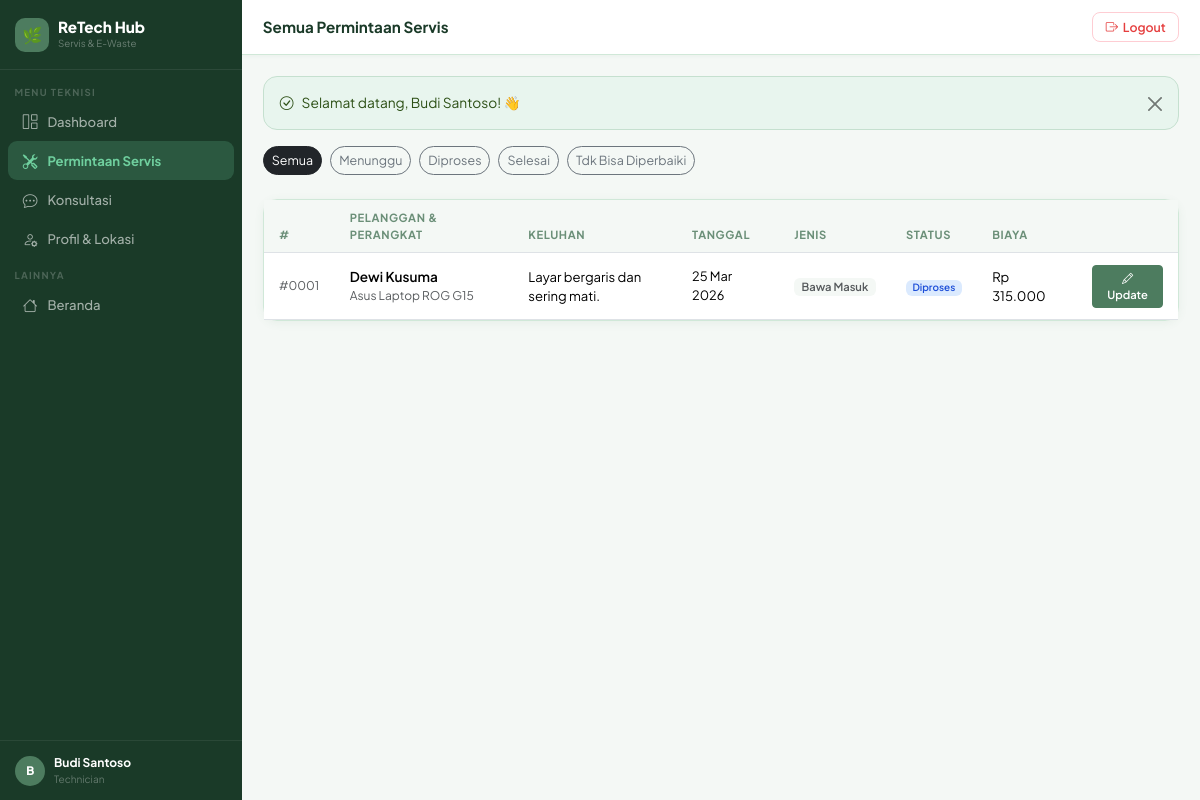
Page /technician/services.php (signed in) on the committed database.
### tables this page shows
CREATE TABLE IF NOT EXISTS users (
    id INT AUTO_INCREMENT PRIMARY KEY,
    name VARCHAR(255) NOT NULL,
    email VARCHAR(255) UNIQUE NOT NULL,
    password VARCHAR(255) NOT NULL,
    role ENUM('user','technician','admin') DEFAULT 'user',
    phone VARCHAR(20) NULL,
    address TEXT NULL,
    latitude DECIMAL(10,7) NULL,    
    longitude DECIMAL(10,7) NULL,
    created_at TIMESTAMP DEFAULT CURRENT_TIMESTAMP,
    updated_at TIMESTAMP DEFAULT CURRENT_TIMESTAMP ON UPDATE CURRENT_TIMESTAMP
);

CREATE TABLE IF NOT EXISTS service_requests (
    id INT AUTO_INCREMENT PRIMARY KEY,
    device_id INT NOT NULL,
    technician_id INT NULL,
    complaint TEXT NOT NULL,
    diagnosis TEXT NULL,
    service_date DATE NOT NULL,
    service_type ENUM('home_visit','bring_in') DEFAULT 'bring_in',
    status ENUM('menunggu','diproses','selesai','tidak_bisa_diperbaiki') DEFAULT 'menunggu',
     
    customer_address TEXT NULL,            
    customer_lat DECIMAL(10,7) NULL,
    customer_lng DECIMAL(10,7) NULL,
    distance_km DECIMAL(6,2) NULL,         
     
    service_cost DECIMAL(10,2) NULL,       
    transport_fee DECIMAL(10,2) DEFAULT 0, 
    app_fee DECIMAL(10,2) DEFAULT 0,       
    total_cost DECIMAL(10,2) NULL,         
    cost DECIMAL(10,2) NULL,               
    notes TEXT NULL,
    payment_method VARCHAR(50) DEFAULT 'COD',
     
    warranty_days INT DEFAULT 0,
    warranty_notes VARCHAR(255) NULL,
    warranty_until DATE NULL,
     
    rating_by_user TINYINT NULL,
    rating_note VARCHAR(255) NULL,
    created_at TIMESTAMP DEFAULT CURRENT_TIMESTAMP,
    updated_at TIMESTAMP DEFAULT CURRENT_TIMESTAMP ON UPDATE CURRENT_TIMESTAMP,
    FOREIGN KEY (device_id) REFERENCES devices(id) ON DELETE CASCADE,
    FOREIGN KEY (technician_id) REFERENCES technicians(id) ON DELETE SET NULL
);

CREATE TABLE IF NOT EXISTS devices (
    id INT AUTO_INCREMENT PRIMARY KEY,
    user_id INT NOT NULL,
    device_name VARCHAR(255) NOT NULL,
    device_type VARCHAR(100) NOT NULL,
    brand VARCHAR(100) NOT NULL,
    purchase_year YEAR NULL,
    description TEXT NULL,
    created_at TIMESTAMP DEFAULT CURRENT_TIMESTAMP,
    updated_at TIMESTAMP DEFAULT CURRENT_TIMESTAMP ON UPDATE CURRENT_TIMESTAMP,
    FOREIGN KEY (user_id) REFERENCES users(id) ON DELETE CASCADE
);

### technician/services.php (the view, shortened to what this page needs)
<?php
require_once __DIR__ . '/../includes/functions.php';
require_once __DIR__ . '/../includes/layout.php';
$pdo = getDB();
$uid = $_SESSION['user_id'];
$techStmt = $pdo->prepare("SELECT id FROM technicians WHERE user_id=?");
$techStmt->execute([$uid]); $tech = $techStmt->fetch();
$tid = $tech['id'];
$filterStatus = get('status');
$where = "WHERE sr.technician_id=?";
$params = [$tid];
$stmt = $pdo->prepare("SELECT sr.*,d.device_name,d.brand,u.name AS customer_name
    FROM service_requests sr
    JOIN devices d ON sr.device_id=d.id
    JOIN users u ON d.user_id=u.id
    {$where} ORDER BY sr.created_at DESC");
$stmt->execute($params);
$services = $stmt->fetchAll();
pageHeader('Permintaan Servis','Semua Permintaan Servis');
?>
<div class="d-flex gap-2 flex-wrap mb-4">
    <?php
    $statuses = ['' => 'Semua', 'menunggu' => 'Menunggu', 'diproses' => 'Diproses', 'selesai' => 'Selesai', 'tidak_bisa_diperbaiki' => 'Tdk Bisa Diperbaiki'];
    foreach ($statuses as $val => $lbl):
    ?>
    <a href="services.php<?= $val ? '?status='.$val : '' ?>"
       class="btn btn-sm <?= $filterStatus === $val ? 'btn-dark' : 'btn-outline-secondary' ?>"
       style="border-radius:50px;font-size:.78rem;">
       <?= $lbl ?>
    </a>
    <?php endforeach; ?>
</div>
<div class="card">
    <div class="table-responsive">
        <table class="table mb-0">
            <thead>
                <tr><th>#</th><th>Pelanggan & Perangkat</th><th>Keluhan</th><th>Tanggal</th><th>Jenis</th><th>Status</th><th>Biaya</th><th></th></tr>
            </thead>
            <tbody>
            <?php if(empty($services)): ?>
                <tr><td colspan="8" class="text-center py-4 text-muted">Tidak ada permintaan servis.</td></tr>
            <?php else: foreach($services as $s): ?>
                <tr>
                    <td class="text-muted" style="font-size:.75rem;">#<?= str_pad($s['id'],4,'0',STR_PAD_LEFT) ?></td>
                    <td>
                        <div style="font-weight:600;font-size:.85rem;"><?= e($s['customer_name']) ?></div>
                        <div class="text-muted" style="font-size:.75rem;"><?= e($s['brand'].' '.$s['device_name']) ?></div>
                    </td>
                    <td style="font-size:.82rem;max-width:180px;"><?= e(limitStr($s['complaint'],50)) ?></td>
                    <td style="font-size:.8rem;"><?= tglIndo($s['service_date']) ?></td>
                    <td><span class="badge bg-light text-muted" style="font-size:.7rem;"><?= $s['service_type']==='home_visit'?'Ke Rumah':'Bawa Masuk' ?></span></td>
                    <td><span class="badge bg-<?= statusBadge($s['status']) ?>"><?= statusLabel($s['status']) ?></span></td>
                    <td style="font-size:.82rem;"><?= $s['cost'] ? rupiah($s['cost']) : '-' ?></td>
                    <td>
                        <a href="update.php?id=<?= $s['id'] ?>" class="btn btn-sm btn-primary" style="font-size:.7rem;padding:.25rem .55rem;">
                            <i class="bi bi-pencil"></i> Update
                        </a>
                    </td>
                </tr>
            <?php endforeach; endif; ?>
            </tbody>
        </table>
    </div>
</div>
<?php pageFooter(); ?>

### includes/layout.php (shortened to what this page needs)
<?php
function pageHeader(string $title = 'Dashboard', string $pageTitle = ''): void {
    $user   = currentUser();
    $role   = $_SESSION['user_role'] ?? '';
    $active = $_SERVER['PHP_SELF'];
    $base   = BASE_URL;
?>
<!DOCTYPE html>
<html lang="id">
<head>
    <link href="https://cdn.jsdelivr.net/npm/bootstrap@5.3.2/dist/css/bootstrap.min.css" rel="stylesheet">
    <link href="https://cdn.jsdelivr.net/npm/bootstrap-icons@1.11.3/font/bootstrap-icons.min.css" rel="stylesheet">
</head>
<body>
<aside class="sidebar" id="sidebar">
    <div class="sb-brand">
        <div class="lbox">🌿</div>
        <div>
            <div class="bname">ReTech Hub</div>
            <div class="bsub">Servis &amp; E-Waste</div>
        </div>
    </div>
    <nav class="sb-nav">
        <?php if ($role === 'admin'): ?>
            <div class="sb-sec">Manajemen</div>
            <a href="<?= $base ?>/admin/dashboard.php" <?= str_contains($active,'admin/dashboard') ? 'class="active"' : '' ?>><i class="bi bi-grid-1x2"></i> Dashboard</a>
            <a href="<?= $base ?>/admin/users/index.php" <?= str_contains($active,'admin/users') ? 'class="active"' : '' ?>><i class="bi bi-people"></i> Kelola User</a>
            <a href="<?= $base ?>/admin/services.php" <?= str_contains($active,'admin/services') ? 'class="active"' : '' ?>><i class="bi bi-tools"></i> Semua Servis</a>
            <a href="<?= $base ?>/admin/technician_verify.php" <?= str_contains($active,'technician_verify') ? 'class="active"' : '' ?>><i class="bi bi-shield-check"></i> Verifikasi Teknisi</a>
            <a href="<?= $base ?>/admin/settings.php" <?= str_contains($active,'admin/settings') ? 'class="active"' : '' ?>><i class="bi bi-gear"></i> Pengaturan</a>
            <div class="sb-sec">Konten</div>
            <a href="<?= $base ?>/admin/ewaste/index.php" <?= str_contains($active,'admin/ewaste') ? 'class="active"' : '' ?>><i class="bi bi-recycle"></i> Lokasi E-Waste</a>
            <a href="<?= $base ?>/admin/articles/index.php" <?= str_contains($active,'admin/articles') ? 'class="active"' : '' ?>><i class="bi bi-journal-text"></i> Artikel</a>
        <?php elseif ($role === 'technician'): ?>
            <div class="sb-sec">Menu Teknisi</div>
            <a href="<?= $base ?>/technician/dashboard.php" <?= str_contains($active,'technician/dashboard') ? 'class="active"' : '' ?>><i class="bi bi-grid-1x2"></i> Dashboard</a>
            <a href="<?= $base ?>/technician/services.php" <?= str_contains($active,'technician/services') ? 'class="active"' : '' ?>><i class="bi bi-tools"></i> Permintaan Servis</a>
            <a href="<?= $base ?>/technician/chat.php" <?= str_contains($active,'technician/chat') ? 'class="active"' : '' ?>><i class="bi bi-chat-dots"></i> Konsultasi</a>
            <a href="<?= $base ?>/technician/profile.php" <?= str_contains($active,'technician/profile') ? 'class="active"' : '' ?>><i class="bi bi-person-gear"></i> Profil &amp; Lokasi</a>
        <?php endif; ?>
        <div class="sb-sec">Lainnya</div>
        <a href="<?= $base ?>/index.php"><i class="bi bi-house"></i> Beranda</a>
    </nav>
    <?php if ($user): ?>
    <div class="sb-user">
        <div class="av"><?= strtoupper(substr($user['name'] ?? 'U', 0, 1)) ?></div>
        <div>
            <div class="un"><?= htmlspecialchars($user['name'] ?? '') ?></div>
            <div class="ur"><?= ucfirst($role) ?></div>
        </div>
    </div>
    <?php endif; ?>
</aside>
<div class="main">
    <div class="topbar">
        <div class="d-flex align-items-center gap-2">
            <span class="ptitle"><?= htmlspecialchars($pageTitle ?: $title) ?></span>
        </div>
        <form method="POST" action="<?= $base ?>/logout.php" class="m-0">
            <button type="submit" class="btn-lo">
                <i class="bi bi-box-arrow-right"></i> Logout
            </button>
        </form>
    </div>
    <div class="page-body">
<?php
}
function pageFooter(): void {
    echo '</div></div>';
    echo '</body></html>';
}

### includes/layout.php (style rules this page uses)
:root { --sage: #4D7C5F; --sage-dk: #2D5016; --sage-lt: #E8F5EE; --sage-md: #C5E0CF; --mint: #6FCF9E; --forest: #1A3A28; --cream: #FAFDF8; --sand: #F4F8F5; --border: #D0E8D8; --txt: #1A3A28; --muted: #6B8F78; --white: #FFFFFF; --shadow: 0 2px 10px rgba(77,124,95,.08); --r: 14px; }
* { font-family: 'Plus Jakarta Sans', sans-serif; box-sizing: border-box; }
body { background: var(--sand); color: var(--txt); margin: 0; }
.sidebar { width: 242px; min-height: 100vh; background: var(--forest); position: fixed; top: 0; left: 0; z-index: 1000; display: flex; flex-direction: column; transition: transform .3s; }
.sb-brand { padding: 1.1rem .95rem; border-bottom: 1px solid rgba(255,255,255,.08); display: flex; align-items: center; gap: .55rem; }
.sb-brand .lbox { width: 34px; height: 34px; background: var(--sage); border-radius: 10px; display: flex; align-items: center; justify-content: center; font-size: 1rem; flex-shrink: 0; }
.sb-brand .bname { color: #fff; font-size: .95rem; font-weight: 800; line-height: 1.1; }
.sb-brand .bsub { color: rgba(255,255,255,.35); font-size: .61rem; }
.sb-nav { padding: .35rem 0; flex: 1; overflow-y: auto; }
.sb-sec { padding: .55rem .9rem .18rem; font-size: .6rem; font-weight: 700; text-transform: uppercase; letter-spacing: 1.3px; color: rgba(255,255,255,.22); }
.sb-nav a { display: flex; align-items: center; gap: .55rem; padding: .52rem .85rem; margin: .03rem .5rem; color: rgba(255,255,255,.6); text-decoration: none; font-size: .82rem; font-weight: 500; border-radius: 9px; transition: .15s; }
.sb-nav a i { font-size: .92rem; width: 17px; text-align: center; flex-shrink: 0; }
.sb-nav a.active { background: rgba(111,207,158,.2); color: var(--mint); font-weight: 700; }
.sb-nav a.active i { color: var(--mint); }
.sb-user { padding: .8rem .95rem; border-top: 1px solid rgba(255,255,255,.07); display: flex; align-items: center; gap: .55rem; }
.av { width: 30px; height: 30px; background: var(--sage); border-radius: 50%; display: flex; align-items: center; justify-content: center; color: #fff; font-weight: 800; font-size: .73rem; flex-shrink: 0; }
.un { color: #fff; font-size: .75rem; font-weight: 700; }
.ur { color: rgba(255,255,255,.32); font-size: .63rem; }
.main { margin-left: 242px; min-height: 100vh; }
.topbar { background: var(--white); padding: .78rem 1.3rem; border-bottom: 1px solid var(--border); display: flex; align-items: center; justify-content: space-between; position: sticky; top: 0; z-index: 100; box-shadow: 0 1px 4px rgba(77,124,95,.06); }
.ptitle { font-weight: 700; font-size: .95rem; color: var(--txt); margin: 0; }
.btn-lo { background: transparent; border: 1.5px solid #FECDD3; color: #E53E3E; border-radius: 8px; padding: .27rem .78rem; font-size: .77rem; font-weight: 600; cursor: pointer; transition: .15s; display: flex; align-items: center; gap: .3rem; }
.page-body { padding: 1.3rem; }
.card { border: 1px solid var(--border); border-radius: var(--r); box-shadow: var(--shadow); background: var(--white); }
.btn-primary, .btn-primary:focus { background: var(--sage); border-color: var(--sage); color: #fff; font-weight: 600; }
.table { font-size: .83rem; }
.table th { font-size: .7rem; text-transform: uppercase; letter-spacing: .6px; color: var(--muted); font-weight: 700; background: var(--sand); padding: .58rem .95rem; }
.table td { padding: .7rem .95rem; vertical-align: middle; }
.badge { font-weight: 600; border-radius: 6px; padding: .3em .65em; }
.bg-info { background: #DBEAFE !important; color: #1D4ED8 !important; }
.bg-light { background: var(--sand) !important; }

### rows in the picture
users: name "B", name "Budi Santoso"
service_requests: id "0001", users.name "Dewi Kusuma", device.device_name "Asus Laptop ROG G15", complaint "Layar bergaris dan sering mati.", service_date "25 Mar 2026", service_type "Bawa Masuk", status "Diproses", cost "Rp 315.000"

### other values in the picture
$role "Technician"
$pageTitle ?: $title "Semua Permintaan Servis"
$flash['msg'] "Selamat datang, Budi Santoso! 👋"
$lbl "Semua"
$lbl "Menunggu"
$lbl "Diproses"
$lbl "Selesai"
$lbl "Tdk Bisa Diperbaiki"
